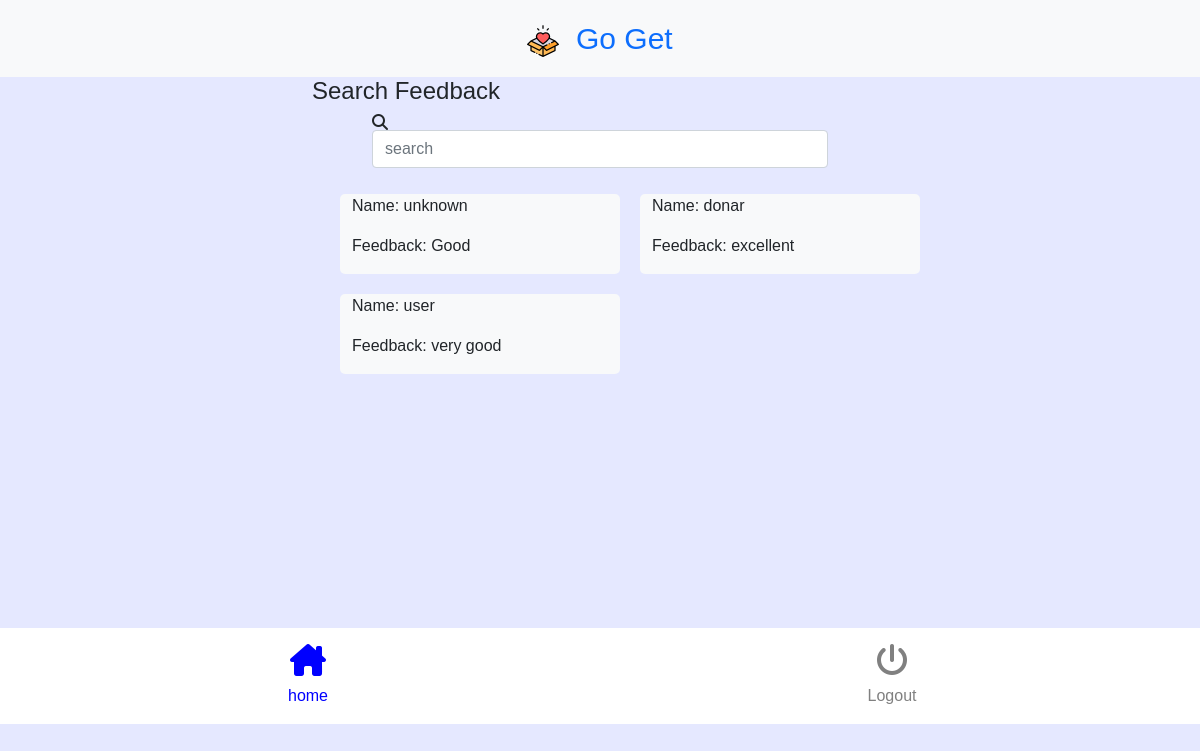
Page /donar_view_feedback.php on the committed database.
### tables this page shows
CREATE TABLE `user_feedback` (
  `id` int(11) NOT NULL,
  `email` varchar(200) NOT NULL,
  `name` varchar(200) NOT NULL,
  `feedback` varchar(200) NOT NULL,
  `curdate` date NOT NULL
);

### donar_view_feedback.php (the view, shortened to what this page needs)
<?php
include "connection.php";
?>
<html>
    <head>
        <link rel="stylesheet" href="css/bootstrap.min.css"/>
        <link rel="stylesheet" href="css/bootstrap-grid.min.css"/>
        <link rel="stylesheet" href="homestyle.css" />
        <link rel="stylesheet" href="https://cdnjs.cloudflare.com/ajax/libs/font-awesome/6.5.2/css/all.min.css" />
    </head>
    <body id="body2">
        <div class="container-fluid">
            <div class="row text-center justify-content-center bg-light p-3">
                <div class="col-lg-6 column1">
                <a href="donar_home.php">  <img src="images/logo-small.jpg" />&nbsp;&nbsp;</a><a href="donar_home.php">Go Get</a>
                </div>
            </div>
            <div class="row justify-content-center">
                <div class="col-lg-6" >
                    <h4>Search Feedback</h4>
                </div>
            </div>
            <div class="row justify-content-center" >
                <div class="col-lg-6 item1"  >
                    <form>
                        <i class="fa-sharp fa-solid fa-magnifying-glass"></i>
                        <input type="text"  placeholder="search" class="form-control" />
                    </form>
                </div>
            </div>
            <div class="container">
                <div class="row mt-3 test6">
                <?php
$query="select * from user_feedback ";
$res=mysqli_query($con,$query);
while($row=mysqli_fetch_array($res))
{
?>
       <div class="col-lg-4 bg-light item3 ">
       <p>Name: <?php echo $row['name'] ?></p>
       <p>Feedback: <?php echo $row['feedback'] ?></p>
         </div>
                    <?php } ?>
                </div>
            </div>
            <br/><br/><br/><br/><br/><br/>
            <div class="row bg-white p-3">
                <div class="col-lg-6 text-center ">
                <a href="donar_home.php"><h2> <i class="fa-solid fa-house-chimney" id="i2"></i></h2></a>
                  <a href="donar_home.php" id="tall2">home</a>
                </div>
                <div class="col-lg-6 text-center">
                <a href="index.php">    <h2><i class="fa-solid fa-power-off" id="i3"></i></h2></a>
                    <a href="index.php" id="tall3">Logout</a>
                </div>
            </div>
        </div>
    </body>
</html>

### homestyle.css (style rules this page uses)
body { font-family: "Montserrat", sans-serif; font-optical-sizing: auto; font-weight: weight; font-style: normal; }
.column1 { color:blue; }
.column1 a { text-decoration: none; font-size:30px; }
#body2 { background-color: #e5e8ff; }
#i2 { color:blue; }
#tall2 { text-decoration: none; color:blue; }
#tall3 { color:grey; text-decoration: none; }
#i3 { color:grey; }
.item1 { width:40%; }
.item3 { margin:10px; border-radius: 5px; }
.test6 { margin-bottom: 100px; padding-left: 300px; }
* { margin: 0; padding: 0; box-sizing: border-box; }
:root { --progress-bar-width: 200px; --progress-bar-height: 200px; --font-size: 2rem; }

### rows in the picture
user_feedback: name "unknown", feedback "Good"
user_feedback: name "donar", feedback "excellent"
user_feedback: name "user", feedback "very good"
